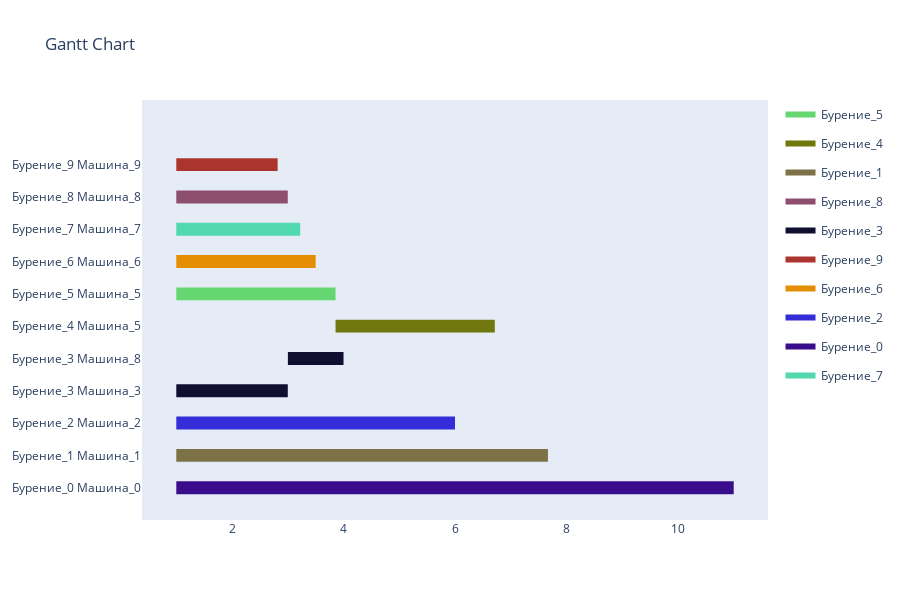

This figure's notebook cell:
### Code cell
# model = Model()
# model.solve_model()
input = ModelInput(ModelConfig)
model = Model(input)
model.solve_model()
# output = ModelOutput(model, input)
# output.create_output()
model.output.transform_results()
model.output.create_output()
model.output.plot_gantt()
model.output.print_input()
# model.output.result_assignments_df.head()

### Figure 1 — Plotly figure (JSON) as saved in the notebook; plotly's stock layout.template omitted (floating-point values rounded to 4 significant figures)
{"data": [{"fill": "toself", "fillcolor": "rgb(101, 214, 112)", "hoverinfo": "name", "legendgroup": "rgb(101, 214, 112)", "mode": "none", "name": "Бурение_5", "type": "scatter", "x": [1, 3.857, 3.857, 1], "y": [5.8, 5.8, 6.2, 6.2]}, {"fill": "toself", "fillcolor": "rgb(111, 119, 13)", "hoverinfo": "name", "legendgroup": "rgb(111, 119, 13)", "mode": "none", "name": "Бурение_4", "type": "scatter", "x": [3.857, 6.714, 6.714, 3.857], "y": [4.8, 4.8, 5.2, 5.2]}, {"fill": "toself", "fillcolor": "rgb(125, 114, 71)", "hoverinfo": "name", "legendgroup": "rgb(125, 114, 71)", "mode": "none", "name": "Бурение_1", "type": "scatter", "x": [1, 7.667, 7.667, 1], "y": [0.8, 0.8, 1.2, 1.2]}, {"fill": "toself", "fillcolor": "rgb(142, 79, 110)", "hoverinfo": "name", "legendgroup": "rgb(142, 79, 110)", "mode": "none", "name": "Бурение_8", "type": "scatter", "x": [1, 3, 3, 1], "y": [8.8, 8.8, 9.2, 9.2]}, {"fill": "toself", "fillcolor": "rgb(16, 15, 47)", "hoverinfo": "name", "legendgroup": "rgb(16, 15, 47)", "mode": "none", "name": "Бурение_3", "type": "scatter", "x": [1, 3, 3, 1, 1, 3.002, 4, 4, 3.002], "y": [2.8, 2.8, 3.2, 3.2, null, 3.8, 3.8, 4.2, 4.2]}, {"fill": "toself", "fillcolor": "rgb(172, 52, 47)", "hoverinfo": "name", "legendgroup": "rgb(172, 52, 47)", "mode": "none", "name": "Бурение_9", "type": "scatter", "x": [1, 2.818, 2.818, 1], "y": [9.8, 9.8, 10.2, 10.2]}, {"fill": "toself", "fillcolor": "rgb(229, 142, 3)", "hoverinfo": "name", "legendgroup": "rgb(229, 142, 3)", "mode": "none", "name": "Бурение_6", "type": "scatter", "x": [1, 3.5, 3.5, 1], "y": [6.8, 6.8, 7.2, 7.2]}, {"fill": "toself", "fillcolor": "rgb(52, 44, 216)", "hoverinfo": "name", "legendgroup": "rgb(52, 44, 216)", "mode": "none", "name": "Бурение_2", "type": "scatter", "x": [1, 6, 6, 1], "y": [1.8, 1.8, 2.2, 2.2]}, {"fill": "toself", "fillcolor": "rgb(57, 12, 140)", "hoverinfo": "name", "legendgroup": "rgb(57, 12, 140)", "mode": "none", "name": "Бурение_0", "type": "scatter", "x": [1, 11, 11, 1], "y": [-0.2, -0.2, 0.2, 0.2]}, {"fill": "toself", "fillcolor": "rgb(81, 216, 174)", "hoverinfo": "name", "legendgroup": "rgb(81, 216, 174)", "mode": "none", "name": "Бурение_7", "type": "scatter", "x": [1, 3.222, 3.222, 1], "y": [7.8, 7.8, 8.2, 8.2]}, {"legendgroup": "rgb(101, 214, 112)", "marker": {"color": "rgb(101, 214, 112)", "opacity": 0, "size": 1}, "mode": "markers", "name": "", "showlegend": false, "text": [null, null], "type": "scatter", "x": [1, 3.857], "y": [6, 6]}, {"legendgroup": "rgb(111, 119, 13)", "marker": {"color": "rgb(111, 119, 13)", "opacity": 0, "size": 1}, "mode": "markers", "name": "", "showlegend": false, "text": [null, null], "type": "scatter", "x": [3.857, 6.714], "y": [5, 5]}, {"legendgroup": "rgb(125, 114, 71)", "marker": {"color": "rgb(125, 114, 71)", "opacity": 0, "size": 1}, "mode": "markers", "name": "", "showlegend": false, "text": [null, null], "type": "scatter", "x": [1, 7.667], "y": [1, 1]}, {"legendgroup": "rgb(142, 79, 110)", "marker": {"color": "rgb(142, 79, 110)", "opacity": 0, "size": 1}, "mode": "markers", "name": "", "showlegend": false, "text": [null, null], "type": "scatter", "x": [1, 3], "y": [9, 9]}, {"legendgroup": "rgb(16, 15, 47)", "marker": {"color": "rgb(16, 15, 47)", "opacity": 0, "size": 1}, "mode": "markers", "name": "", "showlegend": false, "text": [null, null, null, null], "type": "scatter", "x": [1, 3, 3.002, 4], "y": [3, 3, 4, 4]}, {"legendgroup": "rgb(172, 52, 47)", "marker": {"color": "rgb(172, 52, 47)", "opacity": 0, "size": 1}, "mode": "markers", "name": "", "showlegend": false, "text": [null, null], "type": "scatter", "x": [1, 2.818], "y": [10, 10]}, {"legendgroup": "rgb(229, 142, 3)", "marker": {"color": "rgb(229, 142, 3)", "opacity": 0, "size": 1}, "mode": "markers", "name": "", "showlegend": false, "text": [null, null], "type": "scatter", "x": [1, 3.5], "y": [7, 7]}, {"legendgroup": "rgb(52, 44, 216)", "marker": {"color": "rgb(52, 44, 216)", "opacity": 0, "size": 1}, "mode": "markers", "name": "", "showlegend": false, "text": [null, null], "type": "scatter", "x": [1, 6], "y": [2, 2]}, {"legendgroup": "rgb(57, 12, 140)", "marker": {"color": "rgb(57, 12, 140)", "opacity": 0, "size": 1}, "mode": "markers", "name": "", "showlegend": false, "text": [null, null], "type": "scatter", "x": [1, 11], "y": [0, 0]}, {"legendgroup": "rgb(81, 216, 174)", "marker": {"color": "rgb(81, 216, 174)", "opacity": 0, "size": 1}, "mode": "markers", "name": "", "showlegend": false, "text": [null, null], "type": "scatter", "x": [1, 3.222], "y": [8, 8]}], "layout": {"height": 600, "hovermode": "closest", "showlegend": true, "title": {"text": "Gantt Chart"}, "xaxis": {"rangeselector": {"buttons": [{"count": 7, "label": "1w", "step": "day", "stepmode": "backward"}, {"count": 1, "label": "1m", "step": "month", "stepmode": "backward"}, {"count": 6, "label": "6m", "step": "month", "stepmode": "backward"}, {"count": 1, "label": "YTD", "step": "year", "stepmode": "todate"}, {"count": 1, "label": "1y", "step": "year", "stepmode": "backward"}, {"step": "all"}]}, "showgrid": false, "type": "linear", "zeroline": false}, "yaxis": {"autorange": false, "range": [-1, 12], "showgrid": false, "ticktext": ["Бурение_0 Машина_0", "Бурение_1 Машина_1", "Бурение_2 Машина_2", "Бурение_3 Машина_3", "Бурение_3 Машина_8", "Бурение_4 Машина_5", "Бурение_5 Машина_5", "Бурение_6 Машина_6", "Бурение_7 Машина_7", "Бурение_8 Машина_8", "Бурение_9 Машина_9"], "tickvals": [0, 1, 2, 3, 4, 5, 6, 7, 8, 9, 10], "zeroline": false}}}
